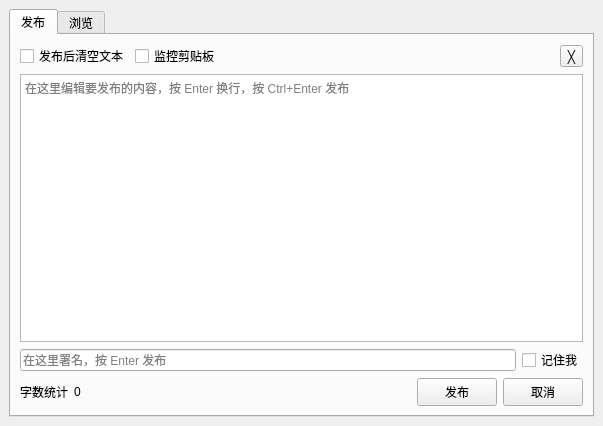
<?xml version="1.0" encoding="UTF-8"?>
<ui version="4.0">
 <class>MainWindow</class>
 <widget class="QMainWindow" name="MainWindow">
  <property name="geometry">
   <rect>
    <x>0</x>
    <y>0</y>
    <width>603</width>
    <height>426</height>
   </rect>
  </property>
  <property name="font">
   <font>
    <family>Microsoft YaHei UI</family>
   </font>
  </property>
  <property name="windowTitle">
   <string>万金油客户端</string>
  </property>
  <property name="windowIcon">
   <iconset resource="rec.qrc">
    <normaloff>:/icon/oil.ico</normaloff>:/icon/oil.ico</iconset>
  </property>
  <widget class="QWidget" name="centralwidget">
   <layout class="QVBoxLayout" name="verticalLayout_3">
    <item>
     <widget class="QTabWidget" name="tabWidget">
      <property name="currentIndex">
       <number>0</number>
      </property>
      <widget class="QWidget" name="tab">
       <attribute name="title">
        <string>发布</string>
       </attribute>
       <layout class="QVBoxLayout" name="verticalLayout">
        <item>
         <layout class="QHBoxLayout" name="horizontalLayout_4">
          <item>
           <widget class="QCheckBox" name="checkBox_2">
            <property name="toolTip">
             <string>发布成功后自动清空文本</string>
            </property>
            <property name="text">
             <string>发布后清空文本</string>
            </property>
           </widget>
          </item>
          <item>
           <widget class="QCheckBox" name="checkBox_3">
            <property name="toolTip">
             <string>自动获取剪贴板文本并覆盖原文本</string>
            </property>
            <property name="text">
             <string>监控剪贴板</string>
            </property>
           </widget>
          </item>
          <item>
           <spacer name="horizontalSpacer_3">
            <property name="orientation">
             <enum>Qt::Horizontal</enum>
            </property>
            <property name="sizeHint" stdset="0">
             <size>
              <width>40</width>
              <height>20</height>
             </size>
            </property>
           </spacer>
          </item>
          <item>
           <widget class="QToolButton" name="toolButton">
            <property name="toolTip">
             <string>清空文本</string>
            </property>
            <property name="text">
             <string>╳</string>
            </property>
           </widget>
          </item>
         </layout>
        </item>
        <item>
         <widget class="QTextEdit" name="textEdit">
          <property name="frameShadow">
           <enum>QFrame::Plain</enum>
          </property>
          <property name="tabChangesFocus">
           <bool>true</bool>
          </property>
          <property name="html">
           <string>&lt;!DOCTYPE HTML PUBLIC &quot;-//W3C//DTD HTML 4.0//EN&quot; &quot;http://www.w3.org/TR/REC-html40/strict.dtd&quot;&gt;
&lt;html&gt;&lt;head&gt;&lt;meta name=&quot;qrichtext&quot; content=&quot;1&quot; /&gt;&lt;style type=&quot;text/css&quot;&gt;
p, li { white-space: pre-wrap; }
&lt;/style&gt;&lt;/head&gt;&lt;body style=&quot; font-family:'Microsoft YaHei UI'; font-size:9pt; font-weight:400; font-style:normal;&quot;&gt;
&lt;p style=&quot;-qt-paragraph-type:empty; margin-top:0px; margin-bottom:0px; margin-left:0px; margin-right:0px; -qt-block-indent:0; text-indent:0px;&quot;&gt;&lt;br /&gt;&lt;/p&gt;&lt;/body&gt;&lt;/html&gt;</string>
          </property>
          <property name="acceptRichText">
           <bool>false</bool>
          </property>
          <property name="placeholderText">
           <string>在这里编辑要发布的内容，按 Enter 换行，按 Ctrl+Enter 发布</string>
          </property>
         </widget>
        </item>
        <item>
         <layout class="QHBoxLayout" name="horizontalLayout">
          <item>
           <widget class="QLineEdit" name="lineEdit">
            <property name="inputMask">
             <string/>
            </property>
            <property name="text">
             <string/>
            </property>
            <property name="maxLength">
             <number>32767</number>
            </property>
            <property name="placeholderText">
             <string>在这里署名，按 Enter 发布</string>
            </property>
            <property name="clearButtonEnabled">
             <bool>true</bool>
            </property>
           </widget>
          </item>
          <item>
           <widget class="QCheckBox" name="checkBox">
            <property name="text">
             <string>记住我</string>
            </property>
           </widget>
          </item>
         </layout>
        </item>
        <item>
         <layout class="QHBoxLayout" name="horizontalLayout_2">
          <item>
           <widget class="QLabel" name="label">
            <property name="text">
             <string>字数统计</string>
            </property>
           </widget>
          </item>
          <item>
           <widget class="QLabel" name="cnt">
            <property name="text">
             <string>0</string>
            </property>
           </widget>
          </item>
          <item>
           <spacer name="horizontalSpacer">
            <property name="orientation">
             <enum>Qt::Horizontal</enum>
            </property>
            <property name="sizeHint" stdset="0">
             <size>
              <width>40</width>
              <height>20</height>
             </size>
            </property>
           </spacer>
          </item>
          <item>
           <widget class="QLabel" name="label_2">
            <property name="text">
             <string/>
            </property>
            <property name="alignment">
             <set>Qt::AlignRight|Qt::AlignTrailing|Qt::AlignVCenter</set>
            </property>
           </widget>
          </item>
          <item>
           <widget class="QPushButton" name="pushButton">
            <property name="minimumSize">
             <size>
              <width>0</width>
              <height>28</height>
             </size>
            </property>
            <property name="text">
             <string>发布</string>
            </property>
           </widget>
          </item>
          <item>
           <widget class="QPushButton" name="pushButton_2">
            <property name="minimumSize">
             <size>
              <width>0</width>
              <height>28</height>
             </size>
            </property>
            <property name="text">
             <string>取消</string>
            </property>
           </widget>
          </item>
         </layout>
        </item>
       </layout>
      </widget>
      <widget class="QWidget" name="tab_2">
       <attribute name="title">
        <string>浏览</string>
       </attribute>
       <layout class="QVBoxLayout" name="verticalLayout_4">
        <item>
         <widget class="QTableWidget" name="tableWidget">
          <property name="editTriggers">
           <set>QAbstractItemView::DoubleClicked</set>
          </property>
          <property name="verticalScrollMode">
           <enum>QAbstractItemView::ScrollPerPixel</enum>
          </property>
          <property name="horizontalScrollMode">
           <enum>QAbstractItemView::ScrollPerPixel</enum>
          </property>
          <property name="sortingEnabled">
           <bool>true</bool>
          </property>
          <property name="columnCount">
           <number>3</number>
          </property>
          <attribute name="horizontalHeaderMinimumSectionSize">
           <number>50</number>
          </attribute>
          <column>
           <property name="text">
            <string>内容</string>
           </property>
           <property name="font">
            <font>
             <family>Microsoft YaHei UI</family>
            </font>
           </property>
          </column>
          <column>
           <property name="text">
            <string>发布者</string>
           </property>
           <property name="font">
            <font>
             <family>Microsoft YaHei UI</family>
            </font>
           </property>
          </column>
          <column>
           <property name="text">
            <string>发布时间</string>
           </property>
           <property name="font">
            <font>
             <family>Microsoft YaHei UI</family>
            </font>
           </property>
          </column>
         </widget>
        </item>
        <item>
         <layout class="QHBoxLayout" name="horizontalLayout_3">
          <item>
           <widget class="QLabel" name="label_4">
            <property name="text">
             <string>共 0 条 每页</string>
            </property>
           </widget>
          </item>
          <item>
           <widget class="QComboBox" name="comboBox">
            <property name="minimumSize">
             <size>
              <width>45</width>
              <height>0</height>
             </size>
            </property>
            <property name="maximumSize">
             <size>
              <width>45</width>
              <height>16777215</height>
             </size>
            </property>
            <property name="editable">
             <bool>true</bool>
            </property>
            <property name="currentIndex">
             <number>3</number>
            </property>
            <property name="maxVisibleItems">
             <number>15</number>
            </property>
            <property name="minimumContentsLength">
             <number>1</number>
            </property>
            <item>
             <property name="text">
              <string>1</string>
             </property>
            </item>
            <item>
             <property name="text">
              <string>3</string>
             </property>
            </item>
            <item>
             <property name="text">
              <string>5</string>
             </property>
            </item>
            <item>
             <property name="text">
              <string>10</string>
             </property>
            </item>
            <item>
             <property name="text">
              <string>15</string>
             </property>
            </item>
            <item>
             <property name="text">
              <string>20</string>
             </property>
            </item>
            <item>
             <property name="text">
              <string>30</string>
             </property>
            </item>
            <item>
             <property name="text">
              <string>40</string>
             </property>
            </item>
            <item>
             <property name="text">
              <string>50</string>
             </property>
            </item>
            <item>
             <property name="text">
              <string>80</string>
             </property>
            </item>
            <item>
             <property name="text">
              <string>100</string>
             </property>
            </item>
           </widget>
          </item>
          <item>
           <widget class="QLabel" name="label_5">
            <property name="text">
             <string>条</string>
            </property>
           </widget>
          </item>
          <item>
           <spacer name="horizontalSpacer_2">
            <property name="orientation">
             <enum>Qt::Horizontal</enum>
            </property>
            <property name="sizeHint" stdset="0">
             <size>
              <width>40</width>
              <height>20</height>
             </size>
            </property>
           </spacer>
          </item>
          <item>
           <widget class="QSpinBox" name="spinBox">
            <property name="minimum">
             <number>1</number>
            </property>
            <property name="maximum">
             <number>256</number>
            </property>
           </widget>
          </item>
          <item>
           <widget class="QLabel" name="label_3">
            <property name="text">
             <string>/1 页</string>
            </property>
           </widget>
          </item>
          <item>
           <widget class="QPushButton" name="Home">
            <property name="maximumSize">
             <size>
              <width>40</width>
              <height>16777215</height>
             </size>
            </property>
            <property name="text">
             <string>首页</string>
            </property>
           </widget>
          </item>
          <item>
           <widget class="QPushButton" name="PageUp">
            <property name="text">
             <string>← 上一页</string>
            </property>
           </widget>
          </item>
          <item>
           <widget class="QPushButton" name="PageDown">
            <property name="text">
             <string>下一页 →</string>
            </property>
           </widget>
          </item>
          <item>
           <widget class="QPushButton" name="End">
            <property name="maximumSize">
             <size>
              <width>40</width>
              <height>16777215</height>
             </size>
            </property>
            <property name="text">
             <string>末页</string>
            </property>
           </widget>
          </item>
          <item>
           <widget class="QPushButton" name="refreshButton">
            <property name="maximumSize">
             <size>
              <width>45</width>
              <height>16777215</height>
             </size>
            </property>
            <property name="text">
             <string>刷新</string>
            </property>
           </widget>
          </item>
         </layout>
        </item>
       </layout>
      </widget>
     </widget>
    </item>
   </layout>
  </widget>
 </widget>
 <tabstops>
  <tabstop>textEdit</tabstop>
  <tabstop>lineEdit</tabstop>
  <tabstop>checkBox</tabstop>
  <tabstop>pushButton</tabstop>
  <tabstop>pushButton_2</tabstop>
  <tabstop>tableWidget</tabstop>
  <tabstop>comboBox</tabstop>
  <tabstop>spinBox</tabstop>
  <tabstop>Home</tabstop>
  <tabstop>PageUp</tabstop>
  <tabstop>PageDown</tabstop>
  <tabstop>End</tabstop>
 </tabstops>
 <resources>
  <include location="rec.qrc"/>
 </resources>
 <connections>
  <connection>
   <sender>textEdit</sender>
   <signal>textChanged()</signal>
   <receiver>label_2</receiver>
   <slot>clear()</slot>
   <hints>
    <hint type="sourcelabel">
     <x>111</x>
     <y>191</y>
    </hint>
    <hint type="destinationlabel">
     <x>417</x>
     <y>402</y>
    </hint>
   </hints>
  </connection>
  <connection>
   <sender>checkBox_2</sender>
   <signal>clicked()</signal>
   <receiver>textEdit</receiver>
   <slot>setFocus()</slot>
   <hints>
    <hint type="sourcelabel">
     <x>77</x>
     <y>58</y>
    </hint>
    <hint type="destinationlabel">
     <x>152</x>
     <y>124</y>
    </hint>
   </hints>
  </connection>
  <connection>
   <sender>checkBox_3</sender>
   <signal>clicked()</signal>
   <receiver>textEdit</receiver>
   <slot>setFocus()</slot>
   <hints>
    <hint type="sourcelabel">
     <x>216</x>
     <y>66</y>
    </hint>
    <hint type="destinationlabel">
     <x>329</x>
     <y>146</y>
    </hint>
   </hints>
  </connection>
  <connection>
   <sender>toolButton</sender>
   <signal>clicked()</signal>
   <receiver>textEdit</receiver>
   <slot>clear()</slot>
   <hints>
    <hint type="sourcelabel">
     <x>579</x>
     <y>67</y>
    </hint>
    <hint type="destinationlabel">
     <x>339</x>
     <y>144</y>
    </hint>
   </hints>
  </connection>
  <connection>
   <sender>pushButton_2</sender>
   <signal>clicked()</signal>
   <receiver>MainWindow</receiver>
   <slot>close()</slot>
   <hints>
    <hint type="sourcelabel">
     <x>579</x>
     <y>402</y>
    </hint>
    <hint type="destinationlabel">
     <x>226</x>
     <y>230</y>
    </hint>
   </hints>
  </connection>
  <connection>
   <sender>PageDown</sender>
   <signal>clicked()</signal>
   <receiver>spinBox</receiver>
   <slot>stepUp()</slot>
   <hints>
    <hint type="sourcelabel">
     <x>119</x>
     <y>82</y>
    </hint>
    <hint type="destinationlabel">
     <x>119</x>
     <y>82</y>
    </hint>
   </hints>
  </connection>
  <connection>
   <sender>PageUp</sender>
   <signal>clicked()</signal>
   <receiver>spinBox</receiver>
   <slot>stepDown()</slot>
   <hints>
    <hint type="sourcelabel">
     <x>119</x>
     <y>82</y>
    </hint>
    <hint type="destinationlabel">
     <x>119</x>
     <y>82</y>
    </hint>
   </hints>
  </connection>
  <connection>
   <sender>lineEdit</sender>
   <signal>returnPressed()</signal>
   <receiver>pushButton</receiver>
   <slot>click()</slot>
   <hints>
    <hint type="sourcelabel">
     <x>186</x>
     <y>359</y>
    </hint>
    <hint type="destinationlabel">
     <x>451</x>
     <y>386</y>
    </hint>
   </hints>
  </connection>
 </connections>
</ui>
